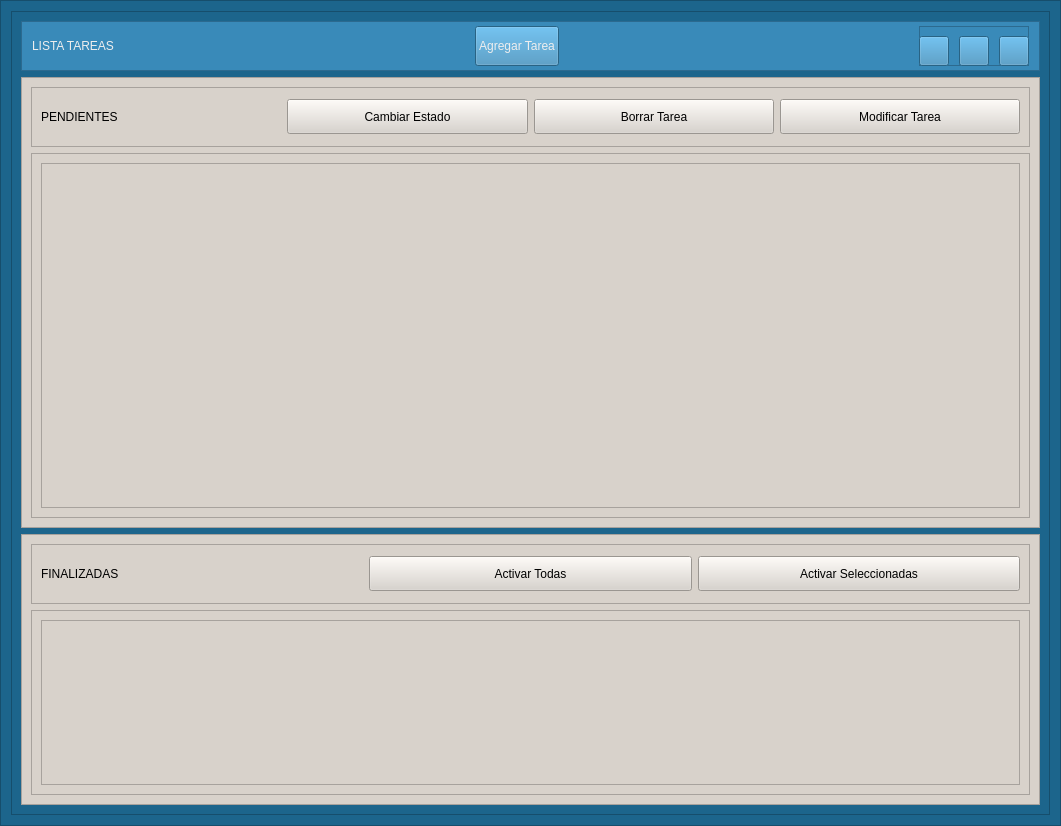
<?xml version="1.0" encoding="UTF-8"?>
<ui version="4.0">
 <class>main_window</class>
 <widget class="QWidget" name="main_window">
  <property name="geometry">
   <rect>
    <x>0</x>
    <y>0</y>
    <width>1061</width>
    <height>826</height>
   </rect>
  </property>
  <property name="windowTitle">
   <string>Form</string>
  </property>
  <property name="styleSheet">
   <string notr="true">font: 12pt &quot;Karla&quot;;</string>
  </property>
  <layout class="QVBoxLayout" name="verticalLayout">
   <property name="spacing">
    <number>0</number>
   </property>
   <property name="leftMargin">
    <number>0</number>
   </property>
   <property name="topMargin">
    <number>0</number>
   </property>
   <property name="rightMargin">
    <number>0</number>
   </property>
   <property name="bottomMargin">
    <number>0</number>
   </property>
   <item>
    <widget class="QFrame" name="background_frame">
     <property name="minimumSize">
      <size>
       <width>0</width>
       <height>0</height>
      </size>
     </property>
     <property name="styleSheet">
      <string notr="true">background-color: rgb(28, 101, 140);</string>
     </property>
     <property name="frameShape">
      <enum>QFrame::StyledPanel</enum>
     </property>
     <property name="frameShadow">
      <enum>QFrame::Raised</enum>
     </property>
     <layout class="QVBoxLayout" name="shadow_layout">
      <property name="spacing">
       <number>0</number>
      </property>
      <property name="leftMargin">
       <number>10</number>
      </property>
      <property name="topMargin">
       <number>10</number>
      </property>
      <property name="rightMargin">
       <number>10</number>
      </property>
      <property name="bottomMargin">
       <number>10</number>
      </property>
      <item>
       <widget class="QFrame" name="cental_widget_frame">
        <property name="minimumSize">
         <size>
          <width>800</width>
          <height>340</height>
         </size>
        </property>
        <property name="frameShape">
         <enum>QFrame::StyledPanel</enum>
        </property>
        <property name="frameShadow">
         <enum>QFrame::Raised</enum>
        </property>
        <layout class="QVBoxLayout" name="verticalLayout_2" stretch="0,5,3">
         <item>
          <widget class="QFrame" name="menu_frame">
           <property name="minimumSize">
            <size>
             <width>300</width>
             <height>50</height>
            </size>
           </property>
           <property name="maximumSize">
            <size>
             <width>16777215</width>
             <height>50</height>
            </size>
           </property>
           <property name="styleSheet">
            <string notr="true">background-color: rgb(57, 138, 185);
</string>
           </property>
           <property name="frameShape">
            <enum>QFrame::StyledPanel</enum>
           </property>
           <property name="frameShadow">
            <enum>QFrame::Raised</enum>
           </property>
           <layout class="QHBoxLayout" name="horizontalLayout">
            <property name="leftMargin">
             <number>10</number>
            </property>
            <property name="topMargin">
             <number>0</number>
            </property>
            <property name="rightMargin">
             <number>10</number>
            </property>
            <property name="bottomMargin">
             <number>0</number>
            </property>
            <item>
             <widget class="QLabel" name="menu_title_label">
              <property name="minimumSize">
               <size>
                <width>0</width>
                <height>40</height>
               </size>
              </property>
              <property name="maximumSize">
               <size>
                <width>16777215</width>
                <height>40</height>
               </size>
              </property>
              <property name="styleSheet">
               <string notr="true">font: 63 24pt &quot;Karla SemiBold&quot;;
color: #EEEEEE</string>
              </property>
              <property name="text">
               <string>LISTA TAREAS</string>
              </property>
             </widget>
            </item>
            <item>
             <spacer name="horizontalSpacer">
              <property name="orientation">
               <enum>Qt::Horizontal</enum>
              </property>
              <property name="sizeHint" stdset="0">
               <size>
                <width>40</width>
                <height>20</height>
               </size>
              </property>
             </spacer>
            </item>
            <item>
             <widget class="QPushButton" name="add_button">
              <property name="minimumSize">
               <size>
                <width>0</width>
                <height>40</height>
               </size>
              </property>
              <property name="maximumSize">
               <size>
                <width>16777215</width>
                <height>40</height>
               </size>
              </property>
              <property name="styleSheet">
               <string notr="true">font: 63 16pt &quot;Karla SemiBold&quot;;
color: #EEEEEE</string>
              </property>
              <property name="text">
               <string>Agregar Tarea</string>
              </property>
             </widget>
            </item>
            <item>
             <spacer name="horizontalSpacer_2">
              <property name="orientation">
               <enum>Qt::Horizontal</enum>
              </property>
              <property name="sizeHint" stdset="0">
               <size>
                <width>40</width>
                <height>20</height>
               </size>
              </property>
             </spacer>
            </item>
            <item>
             <widget class="QFrame" name="menu_btn_holder_frame">
              <property name="enabled">
               <bool>true</bool>
              </property>
              <property name="minimumSize">
               <size>
                <width>110</width>
                <height>40</height>
               </size>
              </property>
              <property name="maximumSize">
               <size>
                <width>16777215</width>
                <height>40</height>
               </size>
              </property>
              <property name="frameShape">
               <enum>QFrame::StyledPanel</enum>
              </property>
              <property name="frameShadow">
               <enum>QFrame::Raised</enum>
              </property>
              <widget class="QToolButton" name="close_button">
               <property name="geometry">
                <rect>
                 <x>80</x>
                 <y>10</y>
                 <width>30</width>
                 <height>30</height>
                </rect>
               </property>
               <property name="minimumSize">
                <size>
                 <width>0</width>
                 <height>0</height>
                </size>
               </property>
               <property name="layoutDirection">
                <enum>Qt::LeftToRight</enum>
               </property>
               <property name="autoFillBackground">
                <bool>false</bool>
               </property>
               <property name="styleSheet">
                <string notr="true"/>
               </property>
               <property name="text">
                <string/>
               </property>
               <property name="icon">
                <iconset>
                 <normaloff>../assets/close_icon.PNG</normaloff>../assets/close_icon.PNG</iconset>
               </property>
               <property name="iconSize">
                <size>
                 <width>30</width>
                 <height>30</height>
                </size>
               </property>
              </widget>
              <widget class="QToolButton" name="maximize_button">
               <property name="geometry">
                <rect>
                 <x>40</x>
                 <y>10</y>
                 <width>30</width>
                 <height>30</height>
                </rect>
               </property>
               <property name="minimumSize">
                <size>
                 <width>0</width>
                 <height>0</height>
                </size>
               </property>
               <property name="layoutDirection">
                <enum>Qt::LeftToRight</enum>
               </property>
               <property name="autoFillBackground">
                <bool>false</bool>
               </property>
               <property name="styleSheet">
                <string notr="true"/>
               </property>
               <property name="text">
                <string/>
               </property>
               <property name="icon">
                <iconset>
                 <normaloff>../assets/maximize_icon.PNG</normaloff>../assets/maximize_icon.PNG</iconset>
               </property>
               <property name="iconSize">
                <size>
                 <width>30</width>
                 <height>30</height>
                </size>
               </property>
              </widget>
              <widget class="QToolButton" name="restore_button">
               <property name="geometry">
                <rect>
                 <x>40</x>
                 <y>10</y>
                 <width>30</width>
                 <height>30</height>
                </rect>
               </property>
               <property name="minimumSize">
                <size>
                 <width>0</width>
                 <height>0</height>
                </size>
               </property>
               <property name="layoutDirection">
                <enum>Qt::LeftToRight</enum>
               </property>
               <property name="autoFillBackground">
                <bool>false</bool>
               </property>
               <property name="styleSheet">
                <string notr="true"/>
               </property>
               <property name="text">
                <string/>
               </property>
               <property name="icon">
                <iconset>
                 <normaloff>../assets/restore_icon.PNG</normaloff>../assets/restore_icon.PNG</iconset>
               </property>
               <property name="iconSize">
                <size>
                 <width>30</width>
                 <height>30</height>
                </size>
               </property>
              </widget>
              <widget class="QToolButton" name="minimize_button">
               <property name="geometry">
                <rect>
                 <x>0</x>
                 <y>10</y>
                 <width>30</width>
                 <height>30</height>
                </rect>
               </property>
               <property name="minimumSize">
                <size>
                 <width>0</width>
                 <height>0</height>
                </size>
               </property>
               <property name="layoutDirection">
                <enum>Qt::LeftToRight</enum>
               </property>
               <property name="autoFillBackground">
                <bool>false</bool>
               </property>
               <property name="styleSheet">
                <string notr="true"/>
               </property>
               <property name="text">
                <string/>
               </property>
               <property name="icon">
                <iconset>
                 <normaloff>../assets/minimize_icon.PNG</normaloff>../assets/minimize_icon.PNG</iconset>
               </property>
               <property name="iconSize">
                <size>
                 <width>30</width>
                 <height>30</height>
                </size>
               </property>
              </widget>
              <zorder>close_button</zorder>
              <zorder>minimize_button</zorder>
              <zorder>restore_button</zorder>
              <zorder>maximize_button</zorder>
             </widget>
            </item>
           </layout>
          </widget>
         </item>
         <item>
          <widget class="QFrame" name="active_todos_frame">
           <property name="minimumSize">
            <size>
             <width>0</width>
             <height>0</height>
            </size>
           </property>
           <property name="styleSheet">
            <string notr="true">background-color: rgb(216, 210, 203);</string>
           </property>
           <property name="frameShape">
            <enum>QFrame::StyledPanel</enum>
           </property>
           <property name="frameShadow">
            <enum>QFrame::Raised</enum>
           </property>
           <layout class="QVBoxLayout" name="verticalLayout_3">
            <item>
             <widget class="QFrame" name="active_menu_frame">
              <property name="minimumSize">
               <size>
                <width>0</width>
                <height>60</height>
               </size>
              </property>
              <property name="frameShape">
               <enum>QFrame::StyledPanel</enum>
              </property>
              <property name="frameShadow">
               <enum>QFrame::Raised</enum>
              </property>
              <layout class="QHBoxLayout" name="horizontalLayout_2">
               <item>
                <widget class="QLabel" name="active_label">
                 <property name="text">
                  <string>PENDIENTES</string>
                 </property>
                </widget>
               </item>
               <item>
                <widget class="QPushButton" name="active_estate_button">
                 <property name="minimumSize">
                  <size>
                   <width>0</width>
                   <height>35</height>
                  </size>
                 </property>
                 <property name="text">
                  <string>Cambiar Estado</string>
                 </property>
                </widget>
               </item>
               <item>
                <widget class="QPushButton" name="active_delete_button">
                 <property name="minimumSize">
                  <size>
                   <width>0</width>
                   <height>35</height>
                  </size>
                 </property>
                 <property name="text">
                  <string>Borrar Tarea</string>
                 </property>
                </widget>
               </item>
               <item>
                <widget class="QPushButton" name="active_modify_button">
                 <property name="minimumSize">
                  <size>
                   <width>0</width>
                   <height>35</height>
                  </size>
                 </property>
                 <property name="text">
                  <string>Modificar Tarea</string>
                 </property>
                </widget>
               </item>
              </layout>
             </widget>
            </item>
            <item>
             <widget class="QScrollArea" name="active_scroll_area">
              <property name="widgetResizable">
               <bool>true</bool>
              </property>
              <widget class="QWidget" name="content_active_scroll_area">
               <property name="geometry">
                <rect>
                 <x>0</x>
                 <y>0</y>
                 <width>989</width>
                 <height>355</height>
                </rect>
               </property>
               <layout class="QVBoxLayout" name="verticalLayout_5">
                <item>
                 <widget class="QListWidget" name="active_list_widget"/>
                </item>
               </layout>
              </widget>
             </widget>
            </item>
           </layout>
          </widget>
         </item>
         <item>
          <widget class="QFrame" name="inactive_todos_frame">
           <property name="styleSheet">
            <string notr="true">background-color: rgb(216, 210, 203);</string>
           </property>
           <property name="frameShape">
            <enum>QFrame::StyledPanel</enum>
           </property>
           <property name="frameShadow">
            <enum>QFrame::Raised</enum>
           </property>
           <layout class="QVBoxLayout" name="verticalLayout_4">
            <item>
             <widget class="QFrame" name="inactive_menu_frame">
              <property name="minimumSize">
               <size>
                <width>0</width>
                <height>60</height>
               </size>
              </property>
              <property name="frameShape">
               <enum>QFrame::StyledPanel</enum>
              </property>
              <property name="frameShadow">
               <enum>QFrame::Raised</enum>
              </property>
              <layout class="QHBoxLayout" name="horizontalLayout_3">
               <item>
                <widget class="QLabel" name="inactive_label">
                 <property name="text">
                  <string>FINALIZADAS</string>
                 </property>
                </widget>
               </item>
               <item>
                <widget class="QPushButton" name="inactive_activate_all_button">
                 <property name="minimumSize">
                  <size>
                   <width>0</width>
                   <height>35</height>
                  </size>
                 </property>
                 <property name="text">
                  <string>Activar Todas</string>
                 </property>
                </widget>
               </item>
               <item>
                <widget class="QPushButton" name="inactive_activate_selected_button">
                 <property name="minimumSize">
                  <size>
                   <width>0</width>
                   <height>35</height>
                  </size>
                 </property>
                 <property name="text">
                  <string>Activar Seleccionadas</string>
                 </property>
                </widget>
               </item>
              </layout>
             </widget>
            </item>
            <item>
             <widget class="QScrollArea" name="inactive_scroll_area">
              <property name="widgetResizable">
               <bool>true</bool>
              </property>
              <widget class="QWidget" name="content_inactive_scroll_area">
               <property name="geometry">
                <rect>
                 <x>0</x>
                 <y>0</y>
                 <width>989</width>
                 <height>175</height>
                </rect>
               </property>
               <layout class="QVBoxLayout" name="verticalLayout_6">
                <item>
                 <widget class="QListWidget" name="inactive_list_widget"/>
                </item>
               </layout>
              </widget>
             </widget>
            </item>
           </layout>
          </widget>
         </item>
        </layout>
       </widget>
      </item>
     </layout>
    </widget>
   </item>
  </layout>
 </widget>
 <resources/>
 <connections/>
</ui>
